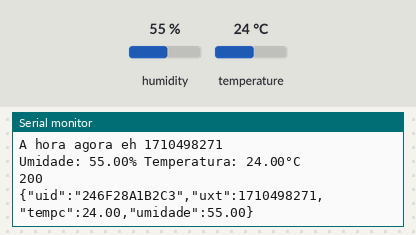
This sketch was run on a simulated ESP32. Parts: the last lines printed to the serial monitor. The test bench sets the inputs (shaded band); at power-on: humidity 55 %, temperature 24 °C. WiFi joins after 1.5 s; servers stay silent unless stated; uploads are accepted with an empty reply; the local clock reads 2024-03-15 10:24:30 at power-on unless the sketch sets it.

Above: at 2.7 s.
2.8 s: humidity set to 22 %
At 11.87 s:
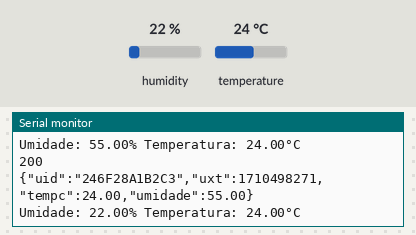
13.0 s: temperature set to 12 °C
At 22.8 s:
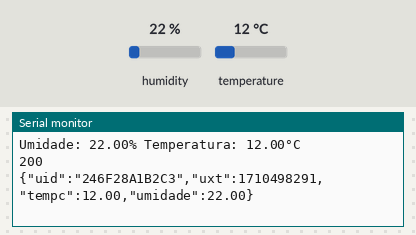
23.2 s: humidity set to 40 %
At 33.2 s:
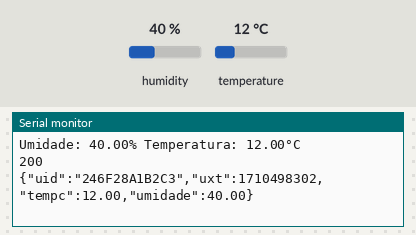
Timing chart, 0 to 34.7 s (numbered marks = the images above; inputs shaded):
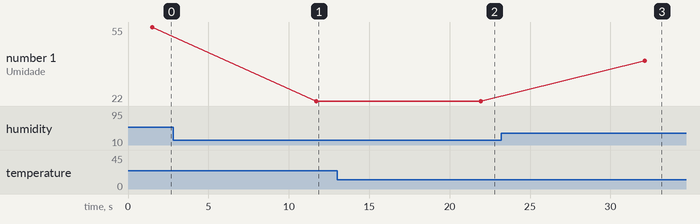

Measured:
- after the input at 2.8 s, the serial monitor: prints a new line after 8.9 s (image 1)
- after the input at 13.0 s, the serial monitor: prints a new line after 8.9 s (image 2)
- after the input at 23.2 s, the serial monitor: prints a new line after 8.9 s (image 3)
- plotted number 1: 55 → 22 after the input at 2.8 s, 22 → 40 after the input at 23.2 s

The sketch:

sketch_oct29a.ino
```cpp
#include <WiFi.h>
#include <HTTPClient.h>
#include <esp_mac.h>
#include "time.h"
#include "DHT.h"

// MODULO 1
#define DHTPIN 4
#define DHTTYPE DHT22

DHT dht(DHTPIN, DHTTYPE);

char uid[13];

char *ssid = "Redmi Note 13";
char *pwd = "SeNhA132";

char *ntpServer = "br.pool.ntp.org";
long gmtOffset = -3;
int daylight = 0;
time_t now;
struct tm timeinfo;

String serverName = "http://192.168.88.197:3001/recepcaoDados/registrar";

void connectWiFi() {
  Serial.print("Conectando ");
  while (WiFi.status() != WL_CONNECTED) {
    delay(500);
    Serial.print(".");
  }
  Serial.println("");
  Serial.print("Conectado com sucesso, com o IP ");
  Serial.println(WiFi.localIP());
}

void setup() {
  Serial.begin(115200);

  dht.begin();

  uint8_t mac[6];
  esp_read_mac(mac, ESP_MAC_WIFI_STA);
  snprintf(uid, sizeof(uid), "%02X%02X%02X%02X%02X%02X", mac[0], mac[1], mac[2], mac[3], mac[4], mac[5]);

  WiFi.begin(ssid, pwd);
  connectWiFi();
  configTime(gmtOffset, daylight, ntpServer);
  if (!getLocalTime(&timeinfo)) {
    Serial.println("Erro ao acessar o servidor NTP");
  } else {
    Serial.print("A hora agora eh ");
    Serial.println(time(&now));
  }
}

void loop() {
  if (WiFi.status() == WL_CONNECTED) {
    if (!getLocalTime(&timeinfo)) {
      Serial.println("Erro ao coletar data/hora");
    }
    WiFiClient wclient;
    HTTPClient http_post;

    http_post.begin(wclient, serverName);
    http_post.addHeader("Content-Type", "application/json");
    http_post.addHeader("x-api-key", "4554545sdsdsd5454");

    float u = dht.readHumidity();
    float t = dht.readTemperature();

    Serial.print(F("Umidade: "));
    Serial.print(u);
    Serial.print(F("% Temperatura: "));
    Serial.print(t);
    Serial.print(F("°C "));

    String dados = "{\"uid\":\"" + String(uid) + "\",\"uxt\":" + time(&now) + ",\"tempc\":" + t + ",\"umidade\":" + u + "}";

    int http_get_code = http_post.POST(dados.c_str());

    Serial.println("");
    Serial.println(http_get_code);
    if (http_get_code > 0) {
      Serial.println(dados);
      Serial.println(http_post.getString());
    } else {
      Serial.println("Erro ao executar o GET");
    }
  } else {
    Serial.println("Na Fatec nunca tem internet...");
    connectWiFi();
  }
  delay(10000);
}
```
